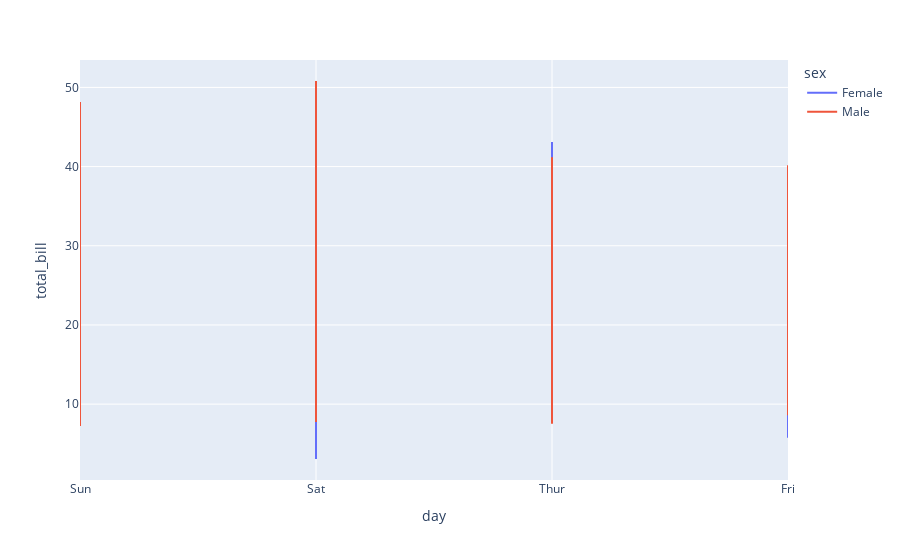

Here is the notebook cell this chart was saved with:
### Code cell
fig2 = px.line(df2, x = 'day', y = 'total_bill',
               color='sex',
               line_group='day')

fig2.show()

### Figure 1 — Plotly figure (JSON) as saved in the notebook; plotly's stock layout.template omitted (floating-point values rounded to 4 significant figures)
{"data": [{"hovertemplate": "sex=Female<br>day=%{x}<br>total_bill=%{y}<extra></extra>", "legendgroup": "Female", "line": {"color": "#636efa", "dash": "solid"}, "marker": {"symbol": "circle"}, "mode": "lines", "name": "Female", "orientation": "v", "showlegend": true, "type": "scatter", "x": ["Sun", "Sun", "Sun", "Sun", "Sun", "Sun", "Sun", "Sun", "Sun", "Sun", "Sun", "Sun", "Sun", "Sun", "Sun", "Sun", "Sun", "Sun"], "xaxis": "x", "y": [16.99, 24.59, 35.26, 14.83, 10.33, 16.97, 10.29, 34.81, 25.71, 17.31, 29.85, 25, 13.39, 16.21, 17.51, 9.6, 20.9, 18.15], "yaxis": "y"}, {"hovertemplate": "sex=Female<br>day=%{x}<br>total_bill=%{y}<extra></extra>", "legendgroup": "Female", "line": {"color": "#636efa", "dash": "solid"}, "marker": {"symbol": "circle"}, "mode": "lines", "name": "Female", "orientation": "v", "showlegend": false, "type": "scatter", "x": ["Sat", "Sat", "Sat", "Sat", "Sat", "Sat", "Sat", "Sat", "Sat", "Sat", "Sat", "Sat", "Sat", "Sat", "Sat", "Sat", "Sat", "Sat", "Sat", "Sat", "Sat", "Sat", "Sat", "Sat", "Sat", "Sat", "Sat", "Sat"], "xaxis": "x", "y": [20.29, 15.77, 19.65, 15.06, 20.69, 16.93, 26.41, 16.45, 3.07, 17.07, 26.86, 25.28, 14.73, 44.3, 22.42, 20.92, 14.31, 7.25, 10.59, 10.63, 12.76, 13.27, 28.17, 12.9, 30.14, 22.12, 35.83, 27.18], "yaxis": "y"}, {"hovertemplate": "sex=Female<br>day=%{x}<br>total_bill=%{y}<extra></extra>", "legendgroup": "Female", "line": {"color": "#636efa", "dash": "solid"}, "marker": {"symbol": "circle"}, "mode": "lines", "name": "Female", "orientation": "v", "showlegend": false, "type": "scatter", "x": ["Thur", "Thur", "Thur", "Thur", "Thur", "Thur", "Thur", "Thur", "Thur", "Thur", "Thur", "Thur", "Thur", "Thur", "Thur", "Thur", "Thur", "Thur", "Thur", "Thur", "Thur", "Thur", "Thur", "Thur", "Thur", "Thur", "Thur", "Thur", "Thur", "Thur", "Thur", "Thur"], "xaxis": "x", "y": [10.07, 34.83, 10.65, 12.43, 24.08, 13.42, 12.48, 29.8, 14.52, 11.38, 20.27, 11.17, 12.26, 18.26, 8.51, 10.33, 14.15, 13.16, 17.47, 27.05, 16.43, 8.35, 18.64, 11.87, 19.81, 43.11, 13, 12.74, 13, 16.4, 16.47, 18.78], "yaxis": "y"}, {"hovertemplate": "sex=Female<br>day=%{x}<br>total_bill=%{y}<extra></extra>", "legendgroup": "Female", "line": {"color": "#636efa", "dash": "solid"}, "marker": {"symbol": "circle"}, "mode": "lines", "name": "Female", "orientation": "v", "showlegend": false, "type": "scatter", "x": ["Fri", "Fri", "Fri", "Fri", "Fri", "Fri", "Fri", "Fri", "Fri"], "xaxis": "x", "y": [5.75, 16.32, 22.75, 11.35, 15.38, 13.42, 15.98, 16.27, 10.09], "yaxis": "y"}, {"hovertemplate": "sex=Male<br>day=%{x}<br>total_bill=%{y}<extra></extra>", "legendgroup": "Male", "line": {"color": "#EF553B", "dash": "solid"}, "marker": {"symbol": "circle"}, "mode": "lines", "name": "Male", "orientation": "v", "showlegend": true, "type": "scatter", "x": ["Sun", "Sun", "Sun", "Sun", "Sun", "Sun", "Sun", "Sun", "Sun", "Sun", "Sun", "Sun", "Sun", "Sun", "Sun", "Sun", "Sun", "Sun", "Sun", "Sun", "Sun", "Sun", "Sun", "Sun", "Sun", "Sun", "Sun", "Sun", "Sun", "Sun", "Sun", "Sun", "Sun", "Sun", "Sun", "Sun", "Sun", "Sun", "Sun", "Sun", "Sun", "Sun", "Sun", "Sun", "Sun", "Sun", "Sun", "Sun", "Sun", "Sun", "Sun", "Sun", "Sun", "Sun", "Sun", "Sun", "Sun", "Sun"], "xaxis": "x", "y": [10.34, 21.01, 23.68, 25.29, 8.77, 26.88, 15.04, 14.78, 10.27, 15.42, 18.43, 21.58, 16.29, 17.46, 13.94, 9.68, 30.4, 18.29, 22.23, 32.4, 28.55, 18.04, 12.54, 9.94, 25.56, 19.49, 38.07, 23.95, 29.93, 14.07, 13.13, 17.26, 24.55, 19.77, 48.17, 16.49, 21.5, 12.66, 13.81, 24.52, 20.76, 31.71, 7.25, 31.85, 16.82, 32.9, 17.89, 14.48, 34.63, 34.65, 23.33, 45.35, 23.17, 40.55, 20.69, 30.46, 23.1, 15.69], "yaxis": "y"}, {"hovertemplate": "sex=Male<br>day=%{x}<br>total_bill=%{y}<extra></extra>", "legendgroup": "Male", "line": {"color": "#EF553B", "dash": "solid"}, "marker": {"symbol": "circle"}, "mode": "lines", "name": "Male", "orientation": "v", "showlegend": false, "type": "scatter", "x": ["Sat", "Sat", "Sat", "Sat", "Sat", "Sat", "Sat", "Sat", "Sat", "Sat", "Sat", "Sat", "Sat", "Sat", "Sat", "Sat", "Sat", "Sat", "Sat", "Sat", "Sat", "Sat", "Sat", "Sat", "Sat", "Sat", "Sat", "Sat", "Sat", "Sat", "Sat", "Sat", "Sat", "Sat", "Sat", "Sat", "Sat", "Sat", "Sat", "Sat", "Sat", "Sat", "Sat", "Sat", "Sat", "Sat", "Sat", "Sat", "Sat", "Sat", "Sat", "Sat", "Sat", "Sat", "Sat", "Sat", "Sat", "Sat", "Sat"], "xaxis": "x", "y": [20.65, 17.92, 39.42, 19.82, 17.81, 13.37, 12.69, 21.7, 9.55, 18.35, 17.78, 24.06, 16.31, 18.69, 31.27, 16.04, 38.01, 11.24, 48.27, 20.29, 13.81, 11.02, 18.29, 17.59, 20.08, 20.23, 15.01, 12.02, 10.51, 17.92, 15.36, 20.49, 25.21, 18.24, 14, 50.81, 15.81, 26.59, 38.73, 24.27, 30.06, 25.89, 48.33, 28.15, 11.59, 7.74, 20.45, 13.28, 24.01, 15.69, 11.61, 10.77, 15.53, 10.07, 12.6, 32.83, 29.03, 22.67, 17.82], "yaxis": "y"}, {"hovertemplate": "sex=Male<br>day=%{x}<br>total_bill=%{y}<extra></extra>", "legendgroup": "Male", "line": {"color": "#EF553B", "dash": "solid"}, "marker": {"symbol": "circle"}, "mode": "lines", "name": "Male", "orientation": "v", "showlegend": false, "type": "scatter", "x": ["Thur", "Thur", "Thur", "Thur", "Thur", "Thur", "Thur", "Thur", "Thur", "Thur", "Thur", "Thur", "Thur", "Thur", "Thur", "Thur", "Thur", "Thur", "Thur", "Thur", "Thur", "Thur", "Thur", "Thur", "Thur", "Thur", "Thur", "Thur", "Thur", "Thur"], "xaxis": "x", "y": [27.2, 22.76, 17.29, 19.44, 16.66, 32.68, 15.98, 13.03, 18.28, 24.71, 21.16, 11.69, 14.26, 15.95, 8.52, 22.82, 19.08, 16, 34.3, 41.19, 9.78, 7.51, 28.44, 15.48, 16.58, 7.56, 10.34, 13.51, 18.71, 20.53], "yaxis": "y"}, {"hovertemplate": "sex=Male<br>day=%{x}<br>total_bill=%{y}<extra></extra>", "legendgroup": "Male", "line": {"color": "#EF553B", "dash": "solid"}, "marker": {"symbol": "circle"}, "mode": "lines", "name": "Male", "orientation": "v", "showlegend": false, "type": "scatter", "x": ["Fri", "Fri", "Fri", "Fri", "Fri", "Fri", "Fri", "Fri", "Fri", "Fri"], "xaxis": "x", "y": [28.97, 22.49, 40.17, 27.28, 12.03, 21.01, 12.46, 12.16, 8.58, 13.42], "yaxis": "y"}], "layout": {"legend": {"title": {"text": "sex"}, "tracegroupgap": 0}, "margin": {"t": 60}, "xaxis": {"anchor": "y", "categoryarray": ["Sun", "Sat", "Thur", "Fri"], "categoryorder": "array", "domain": [0, 1], "title": {"text": "day"}}, "yaxis": {"anchor": "x", "domain": [0, 1], "title": {"text": "total_bill"}}}}
